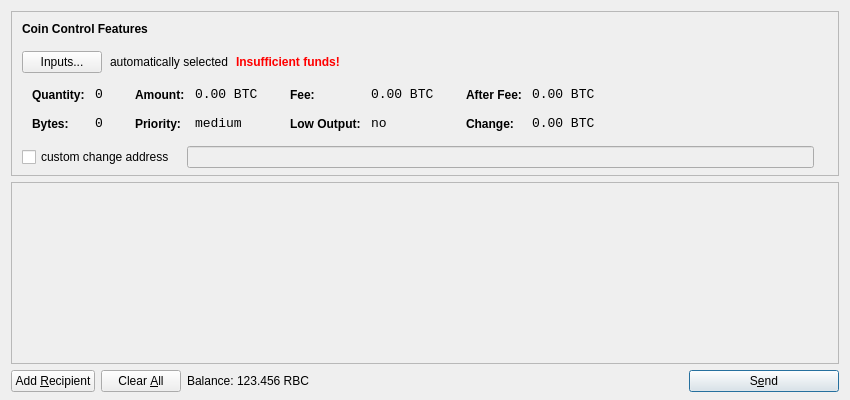
<?xml version="1.0" encoding="UTF-8"?>
<ui version="4.0">
 <class>SendCoinsDialog</class>
 <widget class="QDialog" name="SendCoinsDialog">
  <property name="geometry">
   <rect>
    <x>0</x>
    <y>0</y>
    <width>850</width>
    <height>400</height>
   </rect>
  </property>
  <property name="windowTitle">
   <string>Send Coins</string>
  </property>
  <layout class="QVBoxLayout" name="verticalLayout" stretch="0,1,0">
   <property name="bottomMargin">
    <number>8</number>
   </property>
   <item>
    <widget class="QFrame" name="frameCoinControl">
     <property name="sizePolicy">
      <sizepolicy hsizetype="Expanding" vsizetype="Expanding">
       <horstretch>0</horstretch>
       <verstretch>0</verstretch>
      </sizepolicy>
     </property>
     <property name="maximumSize">
      <size>
       <width>16777215</width>
       <height>16777215</height>
      </size>
     </property>
     <property name="frameShape">
      <enum>QFrame::StyledPanel</enum>
     </property>
     <property name="frameShadow">
      <enum>QFrame::Sunken</enum>
     </property>
     <layout class="QVBoxLayout" name="verticalLayoutCoinControl2">
      <property name="spacing">
       <number>-1</number>
      </property>
      <property name="leftMargin">
       <number>0</number>
      </property>
      <property name="topMargin">
       <number>0</number>
      </property>
      <property name="rightMargin">
       <number>0</number>
      </property>
      <property name="bottomMargin">
       <number>6</number>
      </property>
      <item>
       <layout class="QVBoxLayout" name="verticalLayoutCoinControl" stretch="0,0,0,0,1">
        <property name="spacing">
         <number>0</number>
        </property>
        <property name="leftMargin">
         <number>10</number>
        </property>
        <property name="topMargin">
         <number>10</number>
        </property>
        <item>
         <layout class="QHBoxLayout" name="horizontalLayoutCoinControl1">
          <property name="bottomMargin">
           <number>15</number>
          </property>
          <item>
           <widget class="QLabel" name="labelCoinControlFeatures">
            <property name="sizePolicy">
             <sizepolicy hsizetype="Preferred" vsizetype="Maximum">
              <horstretch>0</horstretch>
              <verstretch>0</verstretch>
             </sizepolicy>
            </property>
            <property name="font">
             <font>
              <weight>75</weight>
              <bold>true</bold>
             </font>
            </property>
            <property name="styleSheet">
             <string notr="true">font-weight:bold;</string>
            </property>
            <property name="text">
             <string>Coin Control Features</string>
            </property>
           </widget>
          </item>
         </layout>
        </item>
        <item>
         <layout class="QHBoxLayout" name="horizontalLayoutCoinControl2" stretch="0,0,0,0">
          <property name="spacing">
           <number>8</number>
          </property>
          <property name="bottomMargin">
           <number>10</number>
          </property>
          <item>
           <widget class="QPushButton" name="pushButtonCoinControl">
            <property name="styleSheet">
             <string notr="true"/>
            </property>
            <property name="text">
             <string>Inputs...</string>
            </property>
           </widget>
          </item>
          <item>
           <widget class="QLabel" name="labelCoinControlAutomaticallySelected">
            <property name="text">
             <string>automatically selected</string>
            </property>
            <property name="margin">
             <number>5</number>
            </property>
           </widget>
          </item>
          <item>
           <widget class="QLabel" name="labelCoinControlInsuffFunds">
            <property name="font">
             <font>
              <weight>75</weight>
              <bold>true</bold>
             </font>
            </property>
            <property name="styleSheet">
             <string notr="true">color:red;font-weight:bold;</string>
            </property>
            <property name="text">
             <string>Insufficient funds!</string>
            </property>
            <property name="margin">
             <number>5</number>
            </property>
           </widget>
          </item>
          <item>
           <spacer name="horizontalSpacerCoinControl">
            <property name="orientation">
             <enum>Qt::Horizontal</enum>
            </property>
            <property name="sizeHint" stdset="0">
             <size>
              <width>40</width>
              <height>1</height>
             </size>
            </property>
           </spacer>
          </item>
         </layout>
        </item>
        <item>
         <widget class="QWidget" name="widgetCoinControl" native="true">
          <property name="sizePolicy">
           <sizepolicy hsizetype="Preferred" vsizetype="Preferred">
            <horstretch>0</horstretch>
            <verstretch>0</verstretch>
           </sizepolicy>
          </property>
          <property name="minimumSize">
           <size>
            <width>0</width>
            <height>0</height>
           </size>
          </property>
          <property name="styleSheet">
           <string notr="true"/>
          </property>
          <layout class="QHBoxLayout" name="horizontalLayoutCoinControl5">
           <property name="margin">
            <number>0</number>
           </property>
           <item>
            <layout class="QHBoxLayout" name="horizontalLayoutCoinControl3" stretch="0,0,0,1">
             <property name="spacing">
              <number>20</number>
             </property>
             <property name="topMargin">
              <number>0</number>
             </property>
             <property name="bottomMargin">
              <number>10</number>
             </property>
             <item>
              <layout class="QFormLayout" name="formLayoutCoinControl1">
               <property name="horizontalSpacing">
                <number>10</number>
               </property>
               <property name="verticalSpacing">
                <number>14</number>
               </property>
               <property name="leftMargin">
                <number>10</number>
               </property>
               <property name="topMargin">
                <number>4</number>
               </property>
               <property name="rightMargin">
                <number>6</number>
               </property>
               <item row="0" column="0">
                <widget class="QLabel" name="labelCoinControlQuantityText">
                 <property name="styleSheet">
                  <string notr="true">font-weight:bold;</string>
                 </property>
                 <property name="text">
                  <string>Quantity:</string>
                 </property>
                 <property name="margin">
                  <number>0</number>
                 </property>
                </widget>
               </item>
               <item row="0" column="1">
                <widget class="QLabel" name="labelCoinControlQuantity">
                 <property name="font">
                  <font>
                   <family>Monospace</family>
                   <pointsize>10</pointsize>
                  </font>
                 </property>
                 <property name="cursor">
                  <cursorShape>IBeamCursor</cursorShape>
                 </property>
                 <property name="contextMenuPolicy">
                  <enum>Qt::ActionsContextMenu</enum>
                 </property>
                 <property name="text">
                  <string notr="true">0</string>
                 </property>
                 <property name="margin">
                  <number>0</number>
                 </property>
                 <property name="textInteractionFlags">
                  <set>Qt::LinksAccessibleByMouse|Qt::TextSelectableByKeyboard|Qt::TextSelectableByMouse</set>
                 </property>
                </widget>
               </item>
               <item row="1" column="0">
                <widget class="QLabel" name="labelCoinControlBytesText">
                 <property name="styleSheet">
                  <string notr="true">font-weight:bold;</string>
                 </property>
                 <property name="text">
                  <string>Bytes:</string>
                 </property>
                </widget>
               </item>
               <item row="1" column="1">
                <widget class="QLabel" name="labelCoinControlBytes">
                 <property name="font">
                  <font>
                   <family>Monospace</family>
                   <pointsize>10</pointsize>
                  </font>
                 </property>
                 <property name="cursor">
                  <cursorShape>IBeamCursor</cursorShape>
                 </property>
                 <property name="contextMenuPolicy">
                  <enum>Qt::ActionsContextMenu</enum>
                 </property>
                 <property name="text">
                  <string notr="true">0</string>
                 </property>
                 <property name="textInteractionFlags">
                  <set>Qt::LinksAccessibleByMouse|Qt::TextSelectableByKeyboard|Qt::TextSelectableByMouse</set>
                 </property>
                </widget>
               </item>
              </layout>
             </item>
             <item>
              <layout class="QFormLayout" name="formLayoutCoinControl2">
               <property name="horizontalSpacing">
                <number>10</number>
               </property>
               <property name="verticalSpacing">
                <number>14</number>
               </property>
               <property name="leftMargin">
                <number>6</number>
               </property>
               <property name="topMargin">
                <number>4</number>
               </property>
               <property name="rightMargin">
                <number>6</number>
               </property>
               <item row="0" column="0">
                <widget class="QLabel" name="labelCoinControlAmountText">
                 <property name="styleSheet">
                  <string notr="true">font-weight:bold;</string>
                 </property>
                 <property name="text">
                  <string>Amount:</string>
                 </property>
                 <property name="margin">
                  <number>0</number>
                 </property>
                </widget>
               </item>
               <item row="0" column="1">
                <widget class="QLabel" name="labelCoinControlAmount">
                 <property name="font">
                  <font>
                   <family>Monospace</family>
                   <pointsize>10</pointsize>
                  </font>
                 </property>
                 <property name="cursor">
                  <cursorShape>IBeamCursor</cursorShape>
                 </property>
                 <property name="contextMenuPolicy">
                  <enum>Qt::ActionsContextMenu</enum>
                 </property>
                 <property name="text">
                  <string notr="true">0.00 BTC</string>
                 </property>
                 <property name="textInteractionFlags">
                  <set>Qt::LinksAccessibleByMouse|Qt::TextSelectableByKeyboard|Qt::TextSelectableByMouse</set>
                 </property>
                </widget>
               </item>
               <item row="1" column="0">
                <widget class="QLabel" name="labelCoinControlPriorityText">
                 <property name="styleSheet">
                  <string notr="true">font-weight:bold;</string>
                 </property>
                 <property name="text">
                  <string>Priority:</string>
                 </property>
                </widget>
               </item>
               <item row="1" column="1">
                <widget class="QLabel" name="labelCoinControlPriority">
                 <property name="font">
                  <font>
                   <family>Monospace</family>
                   <pointsize>10</pointsize>
                  </font>
                 </property>
                 <property name="cursor">
                  <cursorShape>IBeamCursor</cursorShape>
                 </property>
                 <property name="contextMenuPolicy">
                  <enum>Qt::ActionsContextMenu</enum>
                 </property>
                 <property name="text">
                  <string>medium</string>
                 </property>
                 <property name="textInteractionFlags">
                  <set>Qt::LinksAccessibleByMouse|Qt::TextSelectableByKeyboard|Qt::TextSelectableByMouse</set>
                 </property>
                </widget>
               </item>
              </layout>
             </item>
             <item>
              <layout class="QFormLayout" name="formLayoutCoinControl3">
               <property name="horizontalSpacing">
                <number>10</number>
               </property>
               <property name="verticalSpacing">
                <number>14</number>
               </property>
               <property name="leftMargin">
                <number>6</number>
               </property>
               <property name="topMargin">
                <number>4</number>
               </property>
               <property name="rightMargin">
                <number>6</number>
               </property>
               <item row="0" column="0">
                <widget class="QLabel" name="labelCoinControlFeeText">
                 <property name="styleSheet">
                  <string notr="true">font-weight:bold;</string>
                 </property>
                 <property name="text">
                  <string>Fee:</string>
                 </property>
                 <property name="margin">
                  <number>0</number>
                 </property>
                </widget>
               </item>
               <item row="0" column="1">
                <widget class="QLabel" name="labelCoinControlFee">
                 <property name="font">
                  <font>
                   <family>Monospace</family>
                   <pointsize>10</pointsize>
                  </font>
                 </property>
                 <property name="cursor">
                  <cursorShape>IBeamCursor</cursorShape>
                 </property>
                 <property name="contextMenuPolicy">
                  <enum>Qt::ActionsContextMenu</enum>
                 </property>
                 <property name="text">
                  <string notr="true">0.00 BTC</string>
                 </property>
                 <property name="textInteractionFlags">
                  <set>Qt::LinksAccessibleByMouse|Qt::TextSelectableByKeyboard|Qt::TextSelectableByMouse</set>
                 </property>
                </widget>
               </item>
               <item row="1" column="0">
                <widget class="QLabel" name="labelCoinControlLowOutputText">
                 <property name="styleSheet">
                  <string notr="true">font-weight:bold;</string>
                 </property>
                 <property name="text">
                  <string>Low Output:</string>
                 </property>
                </widget>
               </item>
               <item row="1" column="1">
                <widget class="QLabel" name="labelCoinControlLowOutput">
                 <property name="font">
                  <font>
                   <family>Monospace</family>
                   <pointsize>10</pointsize>
                  </font>
                 </property>
                 <property name="cursor">
                  <cursorShape>IBeamCursor</cursorShape>
                 </property>
                 <property name="contextMenuPolicy">
                  <enum>Qt::ActionsContextMenu</enum>
                 </property>
                 <property name="text">
                  <string>no</string>
                 </property>
                 <property name="textInteractionFlags">
                  <set>Qt::LinksAccessibleByMouse|Qt::TextSelectableByKeyboard|Qt::TextSelectableByMouse</set>
                 </property>
                </widget>
               </item>
              </layout>
             </item>
             <item>
              <layout class="QFormLayout" name="formLayoutCoinControl4">
               <property name="horizontalSpacing">
                <number>10</number>
               </property>
               <property name="verticalSpacing">
                <number>14</number>
               </property>
               <property name="leftMargin">
                <number>6</number>
               </property>
               <property name="topMargin">
                <number>4</number>
               </property>
               <property name="rightMargin">
                <number>6</number>
               </property>
               <item row="0" column="0">
                <widget class="QLabel" name="labelCoinControlAfterFeeText">
                 <property name="styleSheet">
                  <string notr="true">font-weight:bold;</string>
                 </property>
                 <property name="text">
                  <string>After Fee:</string>
                 </property>
                 <property name="margin">
                  <number>0</number>
                 </property>
                </widget>
               </item>
               <item row="0" column="1">
                <widget class="QLabel" name="labelCoinControlAfterFee">
                 <property name="font">
                  <font>
                   <family>Monospace</family>
                   <pointsize>10</pointsize>
                  </font>
                 </property>
                 <property name="cursor">
                  <cursorShape>IBeamCursor</cursorShape>
                 </property>
                 <property name="contextMenuPolicy">
                  <enum>Qt::ActionsContextMenu</enum>
                 </property>
                 <property name="text">
                  <string notr="true">0.00 BTC</string>
                 </property>
                 <property name="textInteractionFlags">
                  <set>Qt::LinksAccessibleByMouse|Qt::TextSelectableByKeyboard|Qt::TextSelectableByMouse</set>
                 </property>
                </widget>
               </item>
               <item row="1" column="0">
                <widget class="QLabel" name="labelCoinControlChangeText">
                 <property name="styleSheet">
                  <string notr="true">font-weight:bold;</string>
                 </property>
                 <property name="text">
                  <string>Change:</string>
                 </property>
                </widget>
               </item>
               <item row="1" column="1">
                <widget class="QLabel" name="labelCoinControlChange">
                 <property name="font">
                  <font>
                   <family>Monospace</family>
                   <pointsize>10</pointsize>
                  </font>
                 </property>
                 <property name="cursor">
                  <cursorShape>IBeamCursor</cursorShape>
                 </property>
                 <property name="contextMenuPolicy">
                  <enum>Qt::ActionsContextMenu</enum>
                 </property>
                 <property name="text">
                  <string notr="true">0.00 BTC</string>
                 </property>
                 <property name="textInteractionFlags">
                  <set>Qt::LinksAccessibleByMouse|Qt::TextSelectableByKeyboard|Qt::TextSelectableByMouse</set>
                 </property>
                </widget>
               </item>
              </layout>
             </item>
            </layout>
           </item>
          </layout>
         </widget>
        </item>
        <item>
         <layout class="QHBoxLayout" name="horizontalLayoutCoinControl4" stretch="0,0,0">
          <property name="spacing">
           <number>12</number>
          </property>
          <property name="sizeConstraint">
           <enum>QLayout::SetDefaultConstraint</enum>
          </property>
          <property name="topMargin">
           <number>5</number>
          </property>
          <property name="rightMargin">
           <number>5</number>
          </property>
          <item>
           <widget class="QCheckBox" name="checkBoxCoinControlChange">
            <property name="text">
             <string>custom change address</string>
            </property>
           </widget>
          </item>
          <item>
           <widget class="QLineEdit" name="lineEditCoinControlChange">
            <property name="enabled">
             <bool>false</bool>
            </property>
            <property name="sizePolicy">
             <sizepolicy hsizetype="Expanding" vsizetype="Fixed">
              <horstretch>0</horstretch>
              <verstretch>0</verstretch>
             </sizepolicy>
            </property>
           </widget>
          </item>
          <item>
           <widget class="QLabel" name="labelCoinControlChangeLabel">
            <property name="sizePolicy">
             <sizepolicy hsizetype="Preferred" vsizetype="Expanding">
              <horstretch>0</horstretch>
              <verstretch>0</verstretch>
             </sizepolicy>
            </property>
            <property name="minimumSize">
             <size>
              <width>0</width>
              <height>0</height>
             </size>
            </property>
            <property name="text">
             <string/>
            </property>
            <property name="margin">
             <number>3</number>
            </property>
           </widget>
          </item>
         </layout>
        </item>
        <item>
         <spacer name="verticalSpacerCoinControl">
          <property name="orientation">
           <enum>Qt::Vertical</enum>
          </property>
          <property name="sizeHint" stdset="0">
           <size>
            <width>800</width>
            <height>1</height>
           </size>
          </property>
         </spacer>
        </item>
       </layout>
      </item>
     </layout>
    </widget>
   </item>
   <item>
    <widget class="QScrollArea" name="scrollArea">
     <property name="widgetResizable">
      <bool>true</bool>
     </property>
     <widget class="QWidget" name="scrollAreaWidgetContents">
      <property name="geometry">
       <rect>
        <x>0</x>
        <y>0</y>
        <width>830</width>
        <height>165</height>
       </rect>
      </property>
      <layout class="QVBoxLayout" name="verticalLayout_2">
       <property name="margin">
        <number>0</number>
       </property>
       <item>
        <layout class="QVBoxLayout" name="entries">
         <property name="spacing">
          <number>6</number>
         </property>
        </layout>
       </item>
       <item>
        <spacer name="verticalSpacer">
         <property name="orientation">
          <enum>Qt::Vertical</enum>
         </property>
         <property name="sizeHint" stdset="0">
          <size>
           <width>20</width>
           <height>40</height>
          </size>
         </property>
        </spacer>
       </item>
      </layout>
     </widget>
    </widget>
   </item>
   <item>
    <layout class="QHBoxLayout" name="horizontalLayout">
     <item>
      <widget class="QPushButton" name="addButton">
       <property name="toolTip">
        <string>Send to multiple recipients at once</string>
       </property>
       <property name="text">
        <string>Add &amp;Recipient</string>
       </property>
       <property name="icon">
        <iconset resource="../bitcoin.qrc">
         <normaloff>:/icons/add</normaloff>:/icons/add</iconset>
       </property>
       <property name="autoDefault">
        <bool>false</bool>
       </property>
      </widget>
     </item>
     <item>
      <widget class="QPushButton" name="clearButton">
       <property name="sizePolicy">
        <sizepolicy hsizetype="Minimum" vsizetype="Fixed">
         <horstretch>0</horstretch>
         <verstretch>0</verstretch>
        </sizepolicy>
       </property>
       <property name="toolTip">
        <string>Remove all transaction fields</string>
       </property>
       <property name="text">
        <string>Clear &amp;All</string>
       </property>
       <property name="icon">
        <iconset resource="../bitcoin.qrc">
         <normaloff>:/icons/remove</normaloff>:/icons/remove</iconset>
       </property>
       <property name="autoRepeatDelay">
        <number>300</number>
       </property>
       <property name="autoDefault">
        <bool>false</bool>
       </property>
      </widget>
     </item>
     <item>
      <layout class="QHBoxLayout" name="horizontalLayout_2">
       <property name="spacing">
        <number>3</number>
       </property>
       <item>
        <widget class="QLabel" name="label">
         <property name="text">
          <string>Balance:</string>
         </property>
        </widget>
       </item>
       <item>
        <widget class="QLabel" name="labelBalance">
         <property name="cursor">
          <cursorShape>IBeamCursor</cursorShape>
         </property>
         <property name="text">
          <string>123.456 RBC</string>
         </property>
         <property name="textInteractionFlags">
          <set>Qt::LinksAccessibleByMouse|Qt::TextSelectableByKeyboard|Qt::TextSelectableByMouse</set>
         </property>
        </widget>
       </item>
      </layout>
     </item>
     <item>
      <spacer name="horizontalSpacer">
       <property name="orientation">
        <enum>Qt::Horizontal</enum>
       </property>
       <property name="sizeHint" stdset="0">
        <size>
         <width>40</width>
         <height>20</height>
        </size>
       </property>
      </spacer>
     </item>
     <item>
      <widget class="QPushButton" name="sendButton">
       <property name="minimumSize">
        <size>
         <width>150</width>
         <height>0</height>
        </size>
       </property>
       <property name="toolTip">
        <string>Confirm the send action</string>
       </property>
       <property name="text">
        <string>S&amp;end</string>
       </property>
       <property name="icon">
        <iconset resource="../bitcoin.qrc">
         <normaloff>:/icons/send</normaloff>:/icons/send</iconset>
       </property>
       <property name="default">
        <bool>true</bool>
       </property>
      </widget>
     </item>
    </layout>
   </item>
  </layout>
 </widget>
 <resources>
  <include location="../bitcoin.qrc"/>
 </resources>
 <connections/>
</ui>
